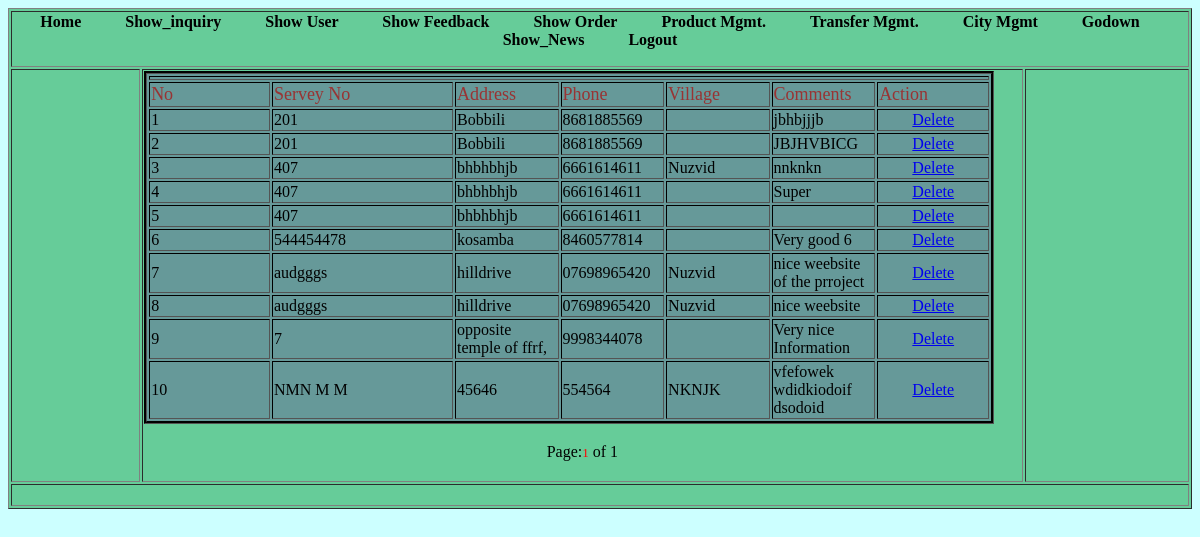
The app's page /Admin/show_feedback.php (signed in) with its own data.
### tables this page shows
CREATE TABLE IF NOT EXISTS `feedback` (
  `id` int(11) NOT NULL AUTO_INCREMENT,
  `f_id` varchar(20) NOT NULL,
  `serv_no` varchar(35) NOT NULL,
  `address` varchar(255) NOT NULL,
  `phone` varchar(13) NOT NULL,
  `village` varchar(15) NOT NULL,
  `comment` varchar(255) NOT NULL,
  PRIMARY KEY (`id`)
);

### Admin/show_feedback.php (the view, shortened to what this page needs)
<!DOCTYPE html PUBLIC "-//W3C//DTD XHTML 1.0 Transitional//EN" "http://www.w3.org/TR/xhtml1/DTD/xhtml1-transitional.dtd">
<html xmlns="http://www.w3.org/1999/xhtml">
<head>
<link rel="stylesheet" type="text/css" href="styles.css" />
</head>
<?php
$page_name="show_feedback.php";
if(!isset($_REQUEST["start"]))
{
	$start = 0;
}
else
{
	$start = $_REQUEST["start"];
}
		$eu = ($start - 0);
		$limit = 10;
?>
<body class="body">
<table width="100%" border="1" class="background">
  <tr>
    <td colspan="3"><?php include("header.php");?></td>
  </tr>
  <tr>
    <td width="11%">&nbsp;</td>
    <td width="75%"><table width="97%" border="1" class="table">
      <tr>
        <td colspan="7"><?php
	  ?></td>
      </tr>
      <tr>
        <td width="14%" class="font">No</td>
        <td width="21%" class="font">Servey No </td>
        <td width="12%" class="font">Address</td>
        <td width="12%" class="font">Phone</td>
        <td width="12%" class="font">Village</td>
        <td width="12%" class="font">Comments</td>
        <td width="13%" class="font">Action</td>
      </tr>
		      <?php
	$i=1;
	$sql2 = "select * from feedback";
	$fetch = mysql_query($sql2) or die("query failed");
	$nume = mysql_num_rows($fetch);
	$sql_group=mysql_query("select * from feedback order by id desc limit $eu,$limit ");
	if(mysql_num_rows($sql_group)>0)
	{
	while($data=mysql_fetch_array($sql_group))
	{
	?>
      <tr>
        <td><?php echo $i;?></td>
        <td><?php echo $data['serv_no'];?></td>
        <td><?php echo $data['address'];?></td>
        <td><?php echo $data['phone'];?></td>
        <td><?php echo $data['village'];?></td>
        <td><?php echo $data['comment'];?></td>
        <td><div align="center"><a href="del_feedback.php?did=<?php echo $data['id'];?>">Delete</a></div></td>
      </tr>
      <?php
	  $i++;
	  }
	  ?>
    </table>
    <p>
      <?php
echo "<table align = 'center' width='50%'><tr><td  align='left' width='30%'>";
	echo "</td><td align=center width='40%'>Page:";
	$l=1;
	$total=0;
	for($i=0;$i < $nume;$i=$i+$limit)
	{
		if($i <> $eu)
		{
			echo " <a href='$page_name?start=$i'><font face='Verdana' size='2'>$l</font></a> ";
		}
		else
		{
			echo "<font face='Verdana' size='2' color=red>$l</font>";
		}
		$l=$l+1;
		$total = $total+1;
	}
echo " of $total</td><td  align='right' width='40%'>";
	echo "</td></tr></table>";
}
?>
	</p></td>
    <td width="18%">&nbsp;</td>
  </tr>
  <tr>
    <td colspan="3">&nbsp;</td>
  </tr>
</table>
</body>
</html>

### Admin/styles.css (style rules this page uses)
.body { background:#CCFFFF; }
.background { background-color:#66CC99; }
.table { background-color: #669999; border:#000000 groove; }
.font { font:Georgia, "Times New Roman", Times, serif; font-size:18px; color: #993333; }

### records on screen
feedback: serv_no "201", address "Bobbili", phone "8681885569", comment "jbhbjjjb"
feedback: serv_no "201", address "Bobbili", phone "8681885569", comment "JBJHVBICG"
feedback: serv_no "407", address "bhbhbhjb", phone "6661614611", village "Nuzvid", comment "nnknkn"
feedback: serv_no "407", address "bhbhbhjb", phone "6661614611", comment "Super"
feedback: serv_no "407", address "bhbhbhjb", phone "6661614611"
feedback: serv_no "544454478", address "kosamba", phone "8460577814", comment "Very good 6"
feedback: serv_no "audgggs", address "hilldrive", phone "07698965420", village "Nuzvid", comment "nice weebsite of the prroject"
feedback: serv_no "audgggs", address "hilldrive", phone "07698965420", village "Nuzvid", comment "nice weebsite"
feedback: serv_no "7", address "opposite temple of ffrf,", phone "9998344078", comment "Very nice Information"
feedback: serv_no "NMN M M", address "45646", phone "554564", village "NKNJK", comment "vfefowek wdidkiodoif dsodoid"

### other values on screen
$total "1"
